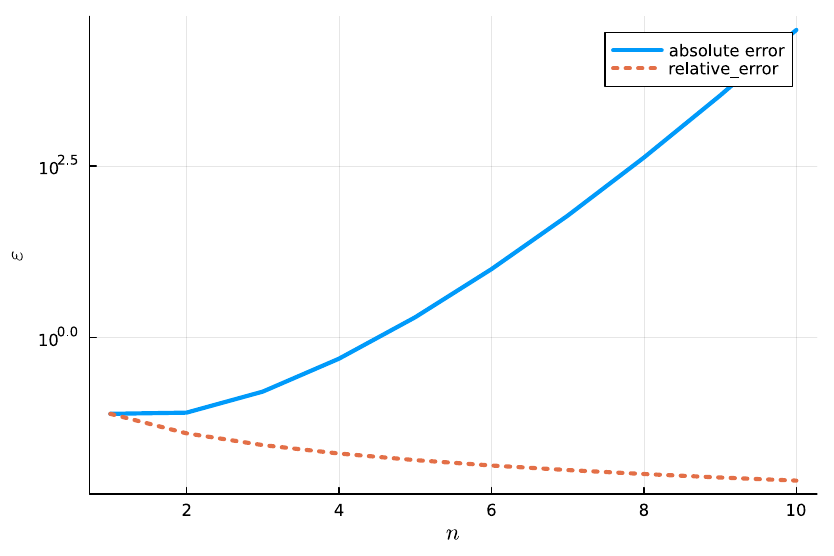

This chart was generated by the following Julia code:
using Plots, LaTeXStrings

nn = 1:1:10

function stirling(n::Int)
    return sqrt(2 * π * n) * (n / ℯ)^n
end

True = factorial.(nn)
Pred = stirling.(nn)


abs_err = @. abs(Pred - True)
rel_err = abs_err ./ True

plot(nn, abs_err, label="absolute error", yaxis=:log10, lw=3.0)
plot!(nn, rel_err, label="relative_error", lw=3.0, linestyle=:dot)
xaxis!(L"n")
yaxis!(L"ε")
savefig("w1/1_1.pdf")
